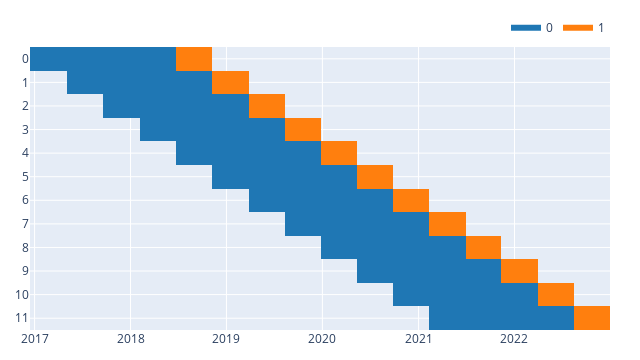

Notebook code cell kept with this figure:
### Markdown cell above
### Backtest SK-Learn Model with VectorBT

### Code cell
figure = data['Close'].vbt.rolling_split(n=12, window_len=475, set_lens=(95,),left_to_right=False,plot=True)
figure.update_layout(width=640,height=360)
figure.show()

print(list(range(0,7)))

### Figure 1 — Plotly figure (JSON) as saved in the notebook; plotly's stock layout.template omitted (floating-point values rounded to 4 significant figures; data arrays with more than 128 entries replaced by an {"elided": "..."} marker saying what was removed)
{"data": [{"colorscale": [[0, "#1f77b4"], [1, "#1f77b4"]], "hoverongaps": false, "name": "0", "showlegend": true, "showscale": false, "type": "heatmap", "uid": "65d19316-1bbe-4004-bede-2a721b317ddf", "x": {"elided": "1520 str values"}, "y": [11, 10, 9, 8, 7, 6, 5, 4, 3, 2, 1, 0], "z": {"elided": "12x1520 int values"}}, {"colorscale": [[0, "#ff7f0e"], [1, "#ff7f0e"]], "hoverongaps": false, "name": "1", "showlegend": true, "showscale": false, "type": "heatmap", "uid": "dcdf6566-71c1-4ffb-b3cb-7c2fd787b7b2", "x": {"elided": "1520 str values"}, "y": [11, 10, 9, 8, 7, 6, 5, 4, 3, 2, 1, 0], "z": {"elided": "12x1520 int values"}}], "layout": {"height": 360, "legend": {"orientation": "h", "traceorder": "normal", "x": 1, "xanchor": "right", "y": 1.02, "yanchor": "bottom"}, "margin": {"b": 30, "l": 30, "r": 30, "t": 30}, "width": 640, "yaxis": {"type": "category"}}}
